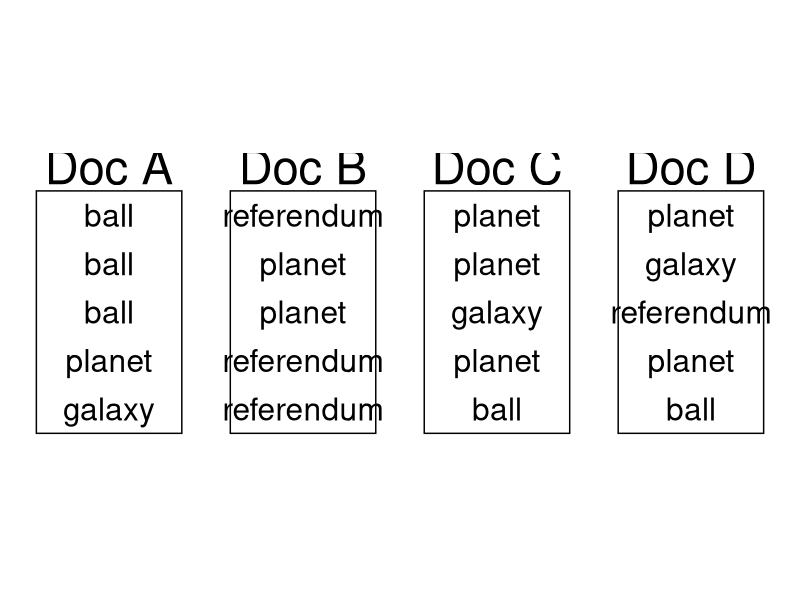
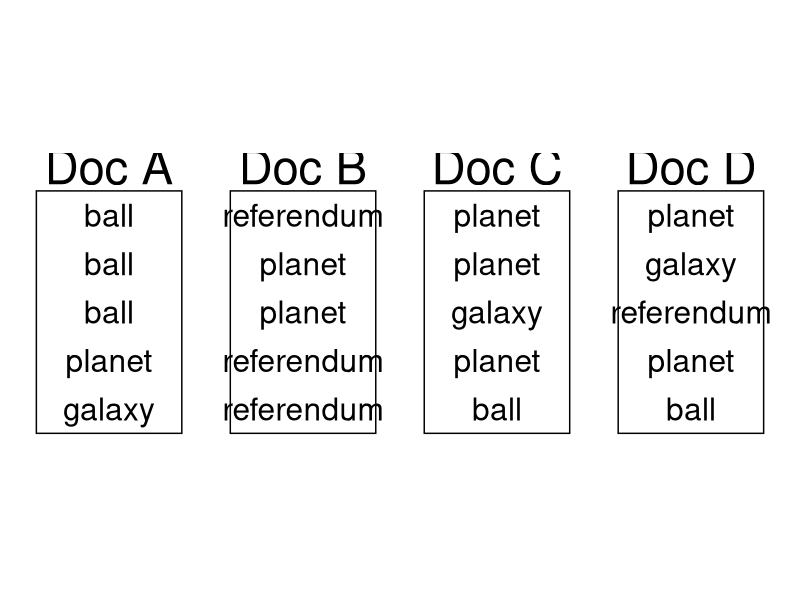
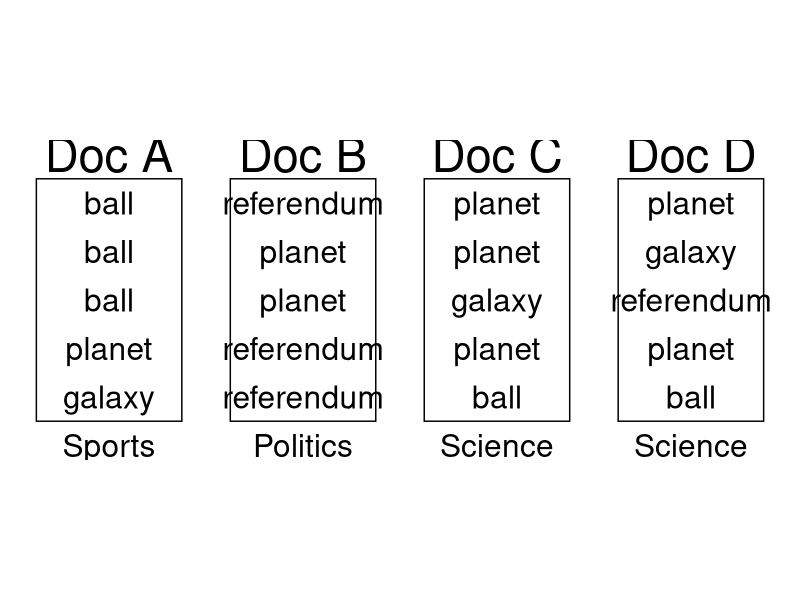
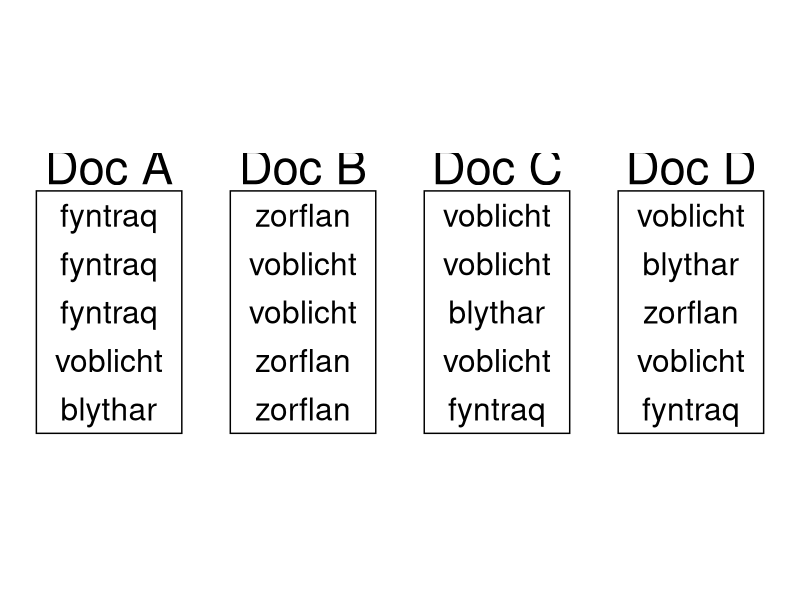
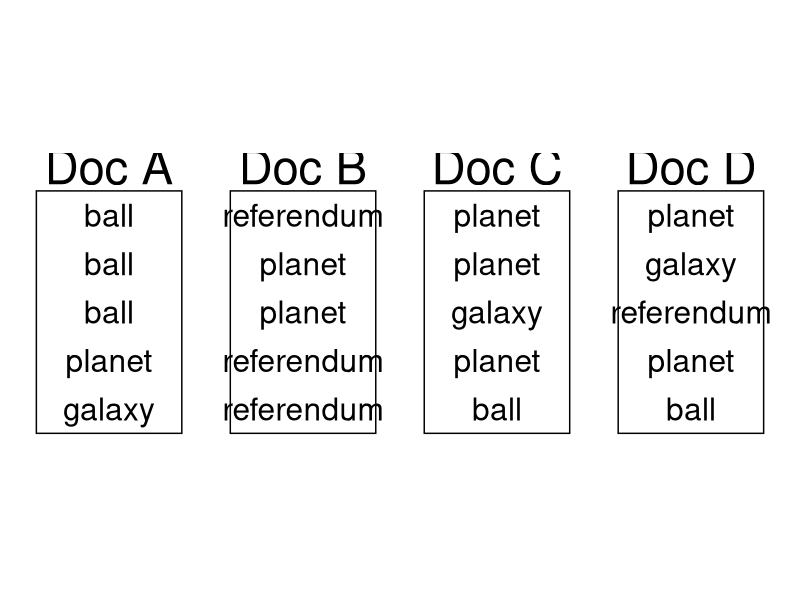
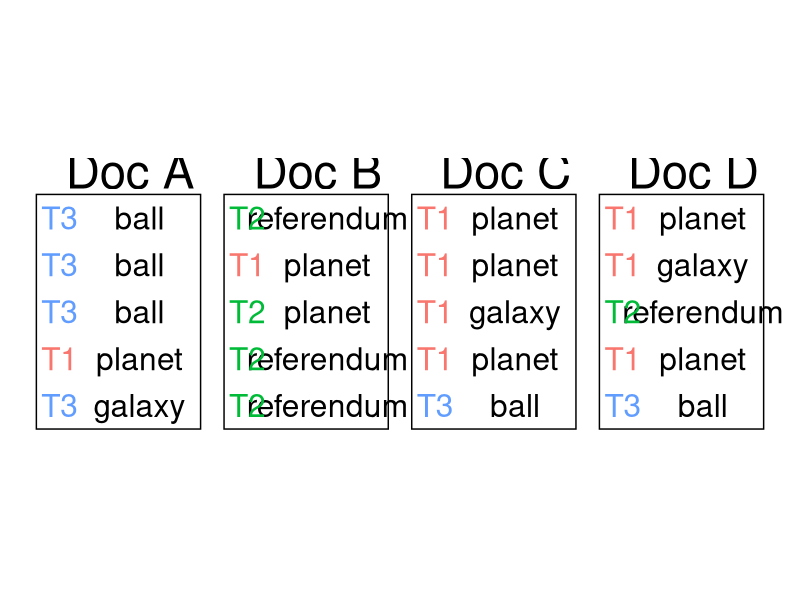
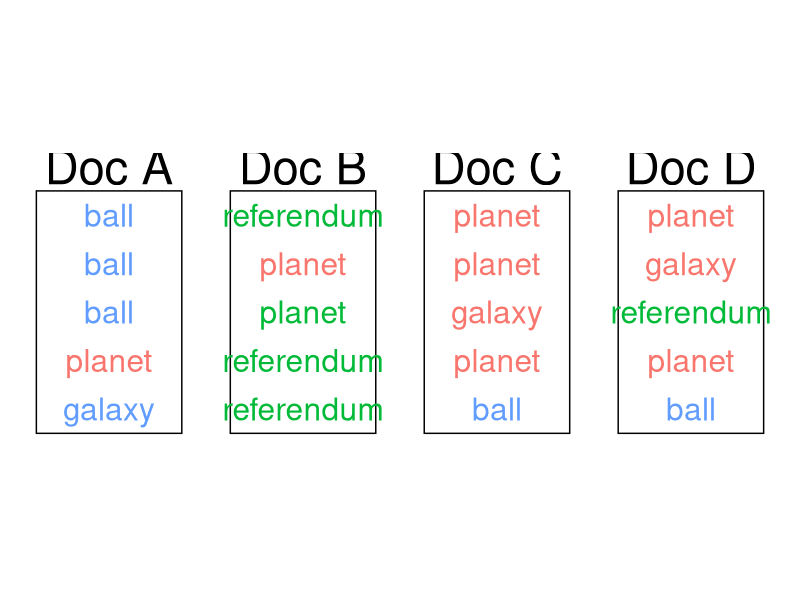
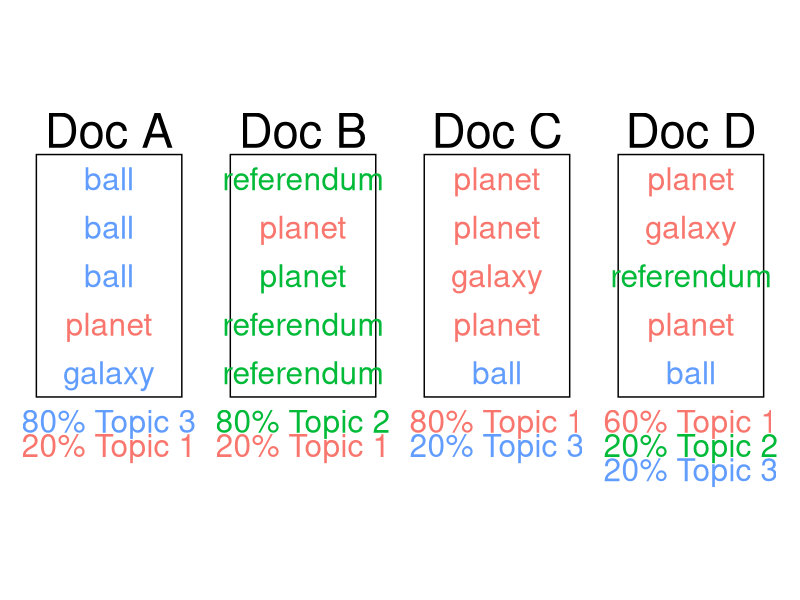

These figures' R source, in order:
## ---- chunk 1
library(tidyverse)
## ---- chunk 2
#| echo: false
# Data for rectangles

xmin <- c(1, 5, 9, 13)
xmax <- c(4, 8, 12, 16)
ymin <- c(1, 1, 1, 1)
ymax <- c(6, 6, 6, 6)

rectangles <- data.frame(
  xmin = xmin,
  xmax = xmax,
  ymin = ymin,
  ymax = ymax,
  group = c("Doc A", "Doc B", "Doc C", "Doc D"),
  group1 = c("Sports", "Politics", "Science", "Science"),
  group2 = c("80% Topic 3", "80% Topic 2", "80% Topic 1", "60% Topic 1"),
  topic2 = c("T3", "T2", "T1", "T1"),
  group3 = c("20% Topic 1", "20% Topic 1", "20% Topic 3", "20% Topic 2"),
  topic3 = c("T1", "T1", "T3", "T2"),
  group4 = c("", "", "", "20% Topic 3"),
  topic4 = c("T1", "T1", "T3", "T3")
)

#<span style="color:#f47c70">Topic 1</span> , <span style="color:#14bc44">Topic 2</span>, <span style="color:#689cfc">Topic 3</span>

# Data for words
words <- data.frame(
  group = rep(c("A", "B", "C", "D"), each = 5),
  x = rep((xmin + xmax)/2, each = 5),  # Center of each rectangle
  y = rep(seq(ymax[1] - 0.5, ymin[1] + 0.5, length.out = 5), 4),  # Adjust vertical positions for words
  word = rep(c("ball", "ball", "ball", "planet", "galaxy",
               "referendum", "planet", "planet", "referendum", "referendum",
               "planet", "planet", "galaxy", "planet", "ball",
               "planet", "galaxy", "referendum", "planet", "ball")),
  gibberish = rep(c("fyntraq", "fyntraq", "fyntraq", "voblicht", "blythar",
               "zorflan", "voblicht", "voblicht", "zorflan", "zorflan",
               "voblicht", "voblicht", "blythar", "voblicht", "fyntraq",
               "voblicht", "blythar", "zorflan", "voblicht", "fyntraq")),
  topic1 = c("T3", "T3", "T3", "T1", "T3",
              "T2", "T1", "T2", "T2", "T2",
              "T1", "T1", "T1", "T1", "T3",
              "T1", "T1", "T2", "T1", "T3"),
  words2 = c(rep("planet", 8),
             rep("referendum", 4),
             rep("ball", 5),
             rep("galaxy", 3)),
  topic2 = c(rep("T3", 2), "T2", rep("T3",5),
             rep("T2", 4),
             rep("T1", 5),
             "T1", rep("T3", 2)),
  x2 = rep((xmin + xmax)/2, c(8, 4, 5, 3)),  # Center of each rectangle
  y2 = c(seq(ymax[1] - 0.5, ymin[1] + 0.5, length.out = 8),
         seq(ymax[1] - 0.5, ymin[1] + 0.5, length.out = 4),
         seq(ymax[1] - 0.5, ymin[1] + 0.5, length.out = 5),
         seq(ymax[1] - 0.5, ymin[1] + 0.5, length.out = 3)),
  topic3 = c("T3", "T1", "T1", "T3", "T3",
             "T2", "T3", "T3", "T2", "T3",
             "T3", "T1", "T3", "T2", "T2",
             "T3", "T1", "T2", "T3", "T1")
)

# Create the plot
ggplot() +
  geom_rect(data = rectangles, 
            aes(xmin = xmin, xmax = xmax, ymin = ymin, ymax = ymax),
            color = "black", fill = "white") +
  geom_text(data = words, aes(x = x, y = y, label = word), size = 8) +
  geom_text(data = rectangles, aes(x = (xmin + xmax) / 2, y = ymax + 0.5,
            label = group), size = 12) + 
  coord_fixed() +  
  theme_void() 
## ---- chunk 3
#| echo: false

ggplot() +
  geom_rect(data = rectangles, 
            aes(xmin = xmin, xmax = xmax, ymin = ymin, ymax = ymax),
            color = "black", fill = "white") +
  geom_text(data = words, aes(x = x, y = y, label = word), size = 8) +
  geom_text(data = rectangles, aes(x = (xmin + xmax) / 2, y = ymax + 0.5,
            label = group), size = 12) + 
  coord_fixed() +  
  theme_void() 
## ---- chunk 4
#| echo: false

ggplot() +
  geom_rect(data = rectangles, 
            aes(xmin = xmin, xmax = xmax, ymin = ymin, ymax = ymax),
            color = "black", fill = "white") +
  geom_text(data = words, aes(x = x, y = y, label = word), size = 8) +
  geom_text(data = rectangles, 
            aes(x = (xmin + xmax) / 2, 
                y = ymax + 0.5,
                label = group), size = 12) + 
  geom_text(data = rectangles, 
            aes(x = (xmin + xmax) / 2, 
                y = ymin - 0.5,
                label = group1), size = 8)  + 
  coord_fixed() +  
  theme_void()
## ---- chunk 5
#| echo: false

ggplot() +
  geom_rect(data = rectangles, 
            aes(xmin = xmin, xmax = xmax, ymin = ymin, ymax = ymax),
            color = "black", fill = "white") +
  geom_text(data = words, 
            aes(x = x, y = y, 
                label = gibberish), size = 8) +
  geom_text(data = rectangles, 
            aes(x = (xmin + xmax) / 2, 
                y = ymax + 0.5,
                label = group), size = 12) + 
  coord_fixed() +  
  theme_void()
## ---- chunk 6
#| echo: false

ggplot() +
  geom_rect(data = rectangles, 
            aes(xmin = xmin, xmax = xmax, 
                ymin = ymin, ymax = ymax),
            color = "black", fill = "white") +
  geom_text(data = words, 
            aes(x = x, y = y, 
                label = word), size = 8) +
  geom_text(data = rectangles, 
            aes(x = (xmin + xmax) / 2, 
                y = ymax + 0.5,
                label = group), size = 12) + 
  coord_fixed() +  
  theme_void()  
## ---- chunk 7
#| echo: false

ggplot() +
  geom_rect(data = rectangles, 
            aes(xmin = xmin-.5, xmax = xmax, 
                ymin = ymin, ymax = ymax),
            color = "black", fill = "white") +
  geom_text(data = words, 
            aes(x = x + .2, y = y, 
                label = word), size = 8) +
  geom_text(data = words, 
            aes(x = x - 1.5, y = y, 
                label = topic1, color = topic1), size = 8) +
  geom_text(data = rectangles, 
            aes(x = (xmin + xmax) / 2, 
                y = ymax + 0.5,
                label = group), size = 12) + 
  coord_fixed() +  
  theme_void() + 
  theme(legend.position = "none")
## ---- chunk 8
#| echo: false

ggplot() +
  geom_rect(data = rectangles, 
            aes(xmin = xmin, xmax = xmax, 
                ymin = ymin, ymax = ymax),
            color = "black", fill = "white") +
  geom_text(data = words, 
            aes(x = x, y = y, 
                label = word, color = topic1), size = 8) +
  geom_text(data = rectangles, 
            aes(x = (xmin + xmax) / 2, 
                y = ymax + 0.5,
                label = group), size = 12) + 
  coord_fixed() +  
  theme_void() + 
  theme(legend.position = "none")
## ---- chunk 9
#| echo: false

ggplot() +
  geom_rect(data = rectangles, 
            aes(xmin = xmin, xmax = xmax, 
                ymin = ymin, ymax = ymax),
            color = "black", fill = "white") +
  geom_text(data = words, 
            aes(x = x, y = y, 
                label = word, color = topic1), size = 8) +
  geom_text(data = rectangles, 
            aes(x = (xmin + xmax) / 2, 
                y = ymax + 0.5,
                label = group), size = 12) +
  geom_text(data = rectangles,
            aes(x = (xmin + xmax) / 2,
                y = ymin - 0.5,
                label = group2,
                color = topic2), size = 8) + 
  geom_text(data = rectangles,
            aes(x = (xmin + xmax) / 2,
                y = ymin - 1,
                label = group3,
                color = topic3), size = 8) + 
  geom_text(data = rectangles,
            aes(x = (xmin + xmax) / 2,
                y = ymin - 1.5,
                label = group4,
                color = topic4), size = 8) + 
  coord_fixed() +  
  theme_void() + 
  theme(legend.position = "none")
## ---- chunk 10
#| echo: false

ggplot() +
  geom_text(data = words, 
            aes(x = x2, y = y2, 
                label = words2, 
                color = factor(topic2, levels = c("T3", "T2", "T1"))), 
            size = 8) +
  coord_fixed() +  
  theme_void() + 
  theme(legend.position = "none")
## ---- chunk 11
#| echo: false

ggplot() +
  geom_text(data = words, 
            aes(x = x2, y = y2, 
                label = words2, 
                color = factor(topic2, levels = c("T3", "T2", "T1"))),
            size = 8) +
  coord_fixed() +  
  theme_void() + 
  theme(legend.position = "none")
## ---- chunk 12
#| echo: false

ggplot() +
  geom_rect(data = rectangles, 
            aes(xmin = xmin, xmax = xmax, 
                ymin = ymin, ymax = ymax),
            color = "black", fill = "white") +
  geom_text(data = words, 
            aes(x = x, y = y, 
                label = word, color = topic3), size = 8) +
  geom_text(data = rectangles, 
            aes(x = (xmin + xmax) / 2, 
                y = ymax + 0.5,
                label = group), size = 12) + 
  geom_text(data = words,
            aes(x = x[1], y = y[1]), 
            label = "ball", color = "black", size = 8) +
  coord_fixed() +  
  theme_void() + 
  theme(legend.position = "none")
## ---- chunk 13
#| echo: false

ggplot() +
  geom_rect(data = rectangles, 
            aes(xmin = xmin, xmax = xmax, 
                ymin = ymin, ymax = ymax),
            color = "black", fill = "white") +
  geom_text(data = words, 
            aes(x = x, y = y, 
                label = word, color = topic3), size = 8) +
  geom_text(data = rectangles, 
            aes(x = (xmin + xmax) / 2, 
                y = ymax + 0.5,
                label = group), size = 12) + 
  geom_text(data = words,
            aes(x = x[1], y = y[1]), 
            label = "ball", color = "black", size = 8) +
  coord_fixed() +  
  theme_void() + 
  theme(legend.position = "none")
## ---- chunk 14
#| echo: false

ggplot() +
  geom_rect(data = rectangles, 
            aes(xmin = xmin, xmax = xmax, 
                ymin = ymin, ymax = ymax),
            color = "black", fill = "white") +
  geom_text(data = words[c(1:3,15,20),], 
            aes(x = x, y = y, 
                label = word, color = topic3), size = 8) +
  geom_text(data = words,
            aes(x = x[1], y = y[1]), 
            label = "ball", color = "black", size = 8) +  
  geom_text(data = rectangles, 
            aes(x = (xmin + xmax) / 2, 
                y = ymax + 0.5,
                label = group), size = 12) + 
  coord_fixed() +  
  theme_void() + 
  theme(legend.position = "none")
## ---- chunk 15
#| echo: false

ggplot() +
  geom_rect(data = rectangles, 
            aes(xmin = xmin, xmax = xmax, 
                ymin = ymin, ymax = ymax),
            color = "black", fill = "white") +
  geom_text(data = words, 
            aes(x = x, y = y, 
                label = word, color = topic3), size = 8) +
  geom_text(data = rectangles, 
            aes(x = (xmin + xmax) / 2, 
                y = ymax + 0.5,
                label = group), size = 12) + 
  geom_text(data = words,
            aes(x = x[1], y = y[1]), 
            label = "ball", color = "#f47c70", size = 8) +
    geom_text(data = words,
            aes(x = x[2], y = y[2]), 
            label = "ball", color = "black", size = 8) +
  coord_fixed() +  
  theme_void() + 
  theme(legend.position = "none")
